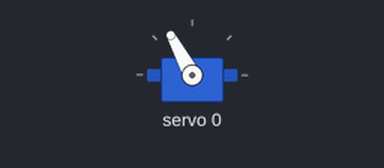
Simulated run of this sketch. Board: Arduino Uno, built with avr-gcc and run on an emulated ATmega328P. Shown: servo.

Above: at 0.05 s.
At 1.45 s:
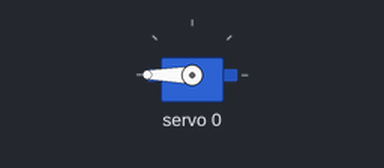
Timing chart, 0 to 8.4 s (numbered marks = the images above):
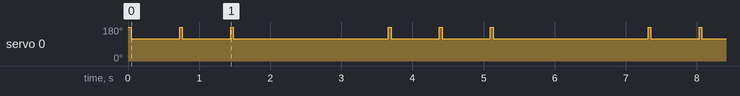

The sketch:

SingleSolenoidBenchTest.ino
```cpp
/*
  SingleSolenoidBenchTest

  Upload this sketch only when validating one solenoid/PCA9685/MOSFET channel.
  It repeatedly fires channel 0 at soft, medium, and hard strike PWM values so
  the team can confirm wiring, flyback protection, and safe force ranges before
  running the full Python-controlled runtime.
*/

#include <Arduino.h>
#include <Wire.h>
#include <Adafruit_PWMServoDriver.h>

static const uint8_t BENCH_PCA9685_I2C_ADDRESS = 0x40;
static const uint16_t BENCH_PCA9685_PWM_FREQUENCY_HZ = 250;
static const uint8_t SOLENOID_CHANNEL = 0;

// Start conservatively and tune upward only if the solenoid does not move reliably.
static const uint16_t SOFT_STRIKE_PWM = 2600;
static const uint16_t MEDIUM_STRIKE_PWM = 3200;
static const uint16_t HARD_STRIKE_PWM = 3800;
static const uint16_t HOLD_PWM = 1800;

static const uint16_t STRIKE_MS = 35;
static const uint16_t HOLD_MS = 180;
static const uint16_t RELEASE_MS = 500;

Adafruit_PWMServoDriver pwm = Adafruit_PWMServoDriver(BENCH_PCA9685_I2C_ADDRESS);

void setSolenoidPwm(uint16_t pwmValue) {
  pwm.setPWM(SOLENOID_CHANNEL, 0, pwmValue);
}

void allOff() {
  setSolenoidPwm(0);
}

void playTestNote(uint16_t strikePwm, uint16_t strikeMs, uint16_t holdPwm, uint16_t holdMs, uint16_t releaseMs) {
  // Each note uses a strong strike, a lower hold, then a full release.
  setSolenoidPwm(strikePwm);
  delay(strikeMs);

  setSolenoidPwm(holdPwm);
  delay(holdMs);

  allOff();
  delay(releaseMs);
}

void setup() {
  Wire.begin();
  pwm.begin();
  pwm.setPWMFreq(BENCH_PCA9685_PWM_FREQUENCY_HZ);
  delay(10);
  allOff();
}

void loop() {
  playTestNote(SOFT_STRIKE_PWM, STRIKE_MS, HOLD_PWM, HOLD_MS, RELEASE_MS);
  playTestNote(MEDIUM_STRIKE_PWM, STRIKE_MS, HOLD_PWM, HOLD_MS, RELEASE_MS);
  playTestNote(HARD_STRIKE_PWM, STRIKE_MS, HOLD_PWM, HOLD_MS, RELEASE_MS);

  delay(1500);
}
```

Measured:
- by itself, servo 0: repeats every 3.7 s: 180° 0.04 s, 118° 0.68 s, 180° 0.04 s, 118° 2.2 s, 180° 0.04 s, 118° 0.68 s
